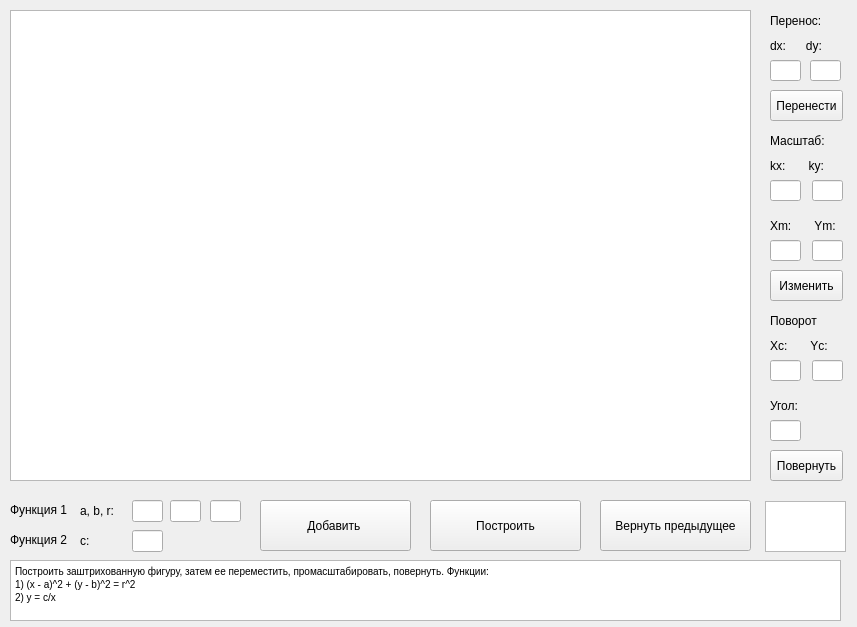
<?xml version="1.0" encoding="UTF-8"?>
<ui version="4.0">
 <class>MainWindow</class>
 <widget class="QMainWindow" name="MainWindow">
  <property name="geometry">
   <rect>
    <x>0</x>
    <y>0</y>
    <width>857</width>
    <height>627</height>
   </rect>
  </property>
  <property name="windowTitle">
   <string>MainWindow</string>
  </property>
  <widget class="QWidget" name="centralwidget">
   <widget class="QTextBrowser" name="textBrowser">
    <property name="geometry">
     <rect>
      <x>10</x>
      <y>560</y>
      <width>831</width>
      <height>61</height>
     </rect>
    </property>
    <property name="html">
     <string>&lt;!DOCTYPE HTML PUBLIC &quot;-//W3C//DTD HTML 4.0//EN&quot; &quot;http://www.w3.org/TR/REC-html40/strict.dtd&quot;&gt;
&lt;html&gt;&lt;head&gt;&lt;meta name=&quot;qrichtext&quot; content=&quot;1&quot; /&gt;&lt;style type=&quot;text/css&quot;&gt;
p, li { white-space: pre-wrap; }
&lt;/style&gt;&lt;/head&gt;&lt;body style=&quot; font-family:'MS Shell Dlg 2'; font-size:7.8pt; font-weight:400; font-style:normal;&quot;&gt;
&lt;p style=&quot; margin-top:0px; margin-bottom:0px; margin-left:0px; margin-right:0px; -qt-block-indent:0; text-indent:0px;&quot;&gt;Построить заштрихованную фигуру, затем ее переместить, промасштабировать, повернуть. Функции: &lt;/p&gt;
&lt;p style=&quot; margin-top:0px; margin-bottom:0px; margin-left:0px; margin-right:0px; -qt-block-indent:0; text-indent:0px;&quot;&gt;1) (x - a)^2 + (y - b)^2 = r^2 &lt;/p&gt;
&lt;p style=&quot; margin-top:0px; margin-bottom:0px; margin-left:0px; margin-right:0px; -qt-block-indent:0; text-indent:0px;&quot;&gt;2) y = c/x&lt;/p&gt;&lt;/body&gt;&lt;/html&gt;</string>
    </property>
   </widget>
   <widget class="QLabel" name="label">
    <property name="geometry">
     <rect>
      <x>10</x>
      <y>500</y>
      <width>71</width>
      <height>20</height>
     </rect>
    </property>
    <property name="text">
     <string>Функция 1</string>
    </property>
   </widget>
   <widget class="QLabel" name="label_2">
    <property name="geometry">
     <rect>
      <x>10</x>
      <y>530</y>
      <width>71</width>
      <height>20</height>
     </rect>
    </property>
    <property name="text">
     <string>Функция 2</string>
    </property>
   </widget>
   <widget class="QLabel" name="label_3">
    <property name="geometry">
     <rect>
      <x>80</x>
      <y>500</y>
      <width>41</width>
      <height>21</height>
     </rect>
    </property>
    <property name="text">
     <string>a, b, r:</string>
    </property>
   </widget>
   <widget class="QLineEdit" name="lineEdit">
    <property name="geometry">
     <rect>
      <x>132</x>
      <y>500</y>
      <width>31</width>
      <height>22</height>
     </rect>
    </property>
   </widget>
   <widget class="QLineEdit" name="lineEdit_2">
    <property name="geometry">
     <rect>
      <x>170</x>
      <y>500</y>
      <width>31</width>
      <height>22</height>
     </rect>
    </property>
   </widget>
   <widget class="QLineEdit" name="lineEdit_3">
    <property name="geometry">
     <rect>
      <x>210</x>
      <y>500</y>
      <width>31</width>
      <height>22</height>
     </rect>
    </property>
   </widget>
   <widget class="QLabel" name="label_4">
    <property name="geometry">
     <rect>
      <x>80</x>
      <y>530</y>
      <width>41</width>
      <height>21</height>
     </rect>
    </property>
    <property name="text">
     <string>c:</string>
    </property>
   </widget>
   <widget class="QLineEdit" name="lineEdit_4">
    <property name="geometry">
     <rect>
      <x>132</x>
      <y>530</y>
      <width>31</width>
      <height>22</height>
     </rect>
    </property>
   </widget>
   <widget class="QPushButton" name="pushButton">
    <property name="geometry">
     <rect>
      <x>260</x>
      <y>500</y>
      <width>151</width>
      <height>51</height>
     </rect>
    </property>
    <property name="text">
     <string>Добавить </string>
    </property>
   </widget>
   <widget class="QPushButton" name="pushButton_2">
    <property name="geometry">
     <rect>
      <x>430</x>
      <y>500</y>
      <width>151</width>
      <height>51</height>
     </rect>
    </property>
    <property name="text">
     <string>Построить</string>
    </property>
   </widget>
   <widget class="QPushButton" name="pushButton_3">
    <property name="geometry">
     <rect>
      <x>600</x>
      <y>500</y>
      <width>151</width>
      <height>51</height>
     </rect>
    </property>
    <property name="text">
     <string>Вернуть предыдущее</string>
    </property>
   </widget>
   <widget class="QLabel" name="label_5">
    <property name="geometry">
     <rect>
      <x>770</x>
      <y>10</y>
      <width>71</width>
      <height>21</height>
     </rect>
    </property>
    <property name="text">
     <string>Перенос:</string>
    </property>
   </widget>
   <widget class="QLineEdit" name="lineEdit_5">
    <property name="geometry">
     <rect>
      <x>770</x>
      <y>60</y>
      <width>31</width>
      <height>21</height>
     </rect>
    </property>
   </widget>
   <widget class="QLineEdit" name="lineEdit_6">
    <property name="geometry">
     <rect>
      <x>810</x>
      <y>60</y>
      <width>31</width>
      <height>21</height>
     </rect>
    </property>
   </widget>
   <widget class="QLabel" name="label_6">
    <property name="geometry">
     <rect>
      <x>770</x>
      <y>30</y>
      <width>71</width>
      <height>31</height>
     </rect>
    </property>
    <property name="text">
     <string>dx:      dy:</string>
    </property>
   </widget>
   <widget class="QPushButton" name="pushButton_4">
    <property name="geometry">
     <rect>
      <x>770</x>
      <y>90</y>
      <width>73</width>
      <height>31</height>
     </rect>
    </property>
    <property name="text">
     <string>Перенести</string>
    </property>
   </widget>
   <widget class="QLabel" name="label_7">
    <property name="geometry">
     <rect>
      <x>770</x>
      <y>130</y>
      <width>71</width>
      <height>21</height>
     </rect>
    </property>
    <property name="text">
     <string>Масштаб:</string>
    </property>
   </widget>
   <widget class="QLineEdit" name="lineEdit_7">
    <property name="geometry">
     <rect>
      <x>770</x>
      <y>180</y>
      <width>31</width>
      <height>21</height>
     </rect>
    </property>
   </widget>
   <widget class="QLabel" name="label_8">
    <property name="geometry">
     <rect>
      <x>770</x>
      <y>150</y>
      <width>71</width>
      <height>31</height>
     </rect>
    </property>
    <property name="text">
     <string>kx:       ky:</string>
    </property>
   </widget>
   <widget class="QLineEdit" name="lineEdit_8">
    <property name="geometry">
     <rect>
      <x>812</x>
      <y>180</y>
      <width>31</width>
      <height>21</height>
     </rect>
    </property>
   </widget>
   <widget class="QLineEdit" name="lineEdit_9">
    <property name="geometry">
     <rect>
      <x>770</x>
      <y>240</y>
      <width>31</width>
      <height>21</height>
     </rect>
    </property>
   </widget>
   <widget class="QLabel" name="label_9">
    <property name="geometry">
     <rect>
      <x>770</x>
      <y>210</y>
      <width>71</width>
      <height>31</height>
     </rect>
    </property>
    <property name="text">
     <string>Xm:       Ym:</string>
    </property>
   </widget>
   <widget class="QLineEdit" name="lineEdit_10">
    <property name="geometry">
     <rect>
      <x>812</x>
      <y>240</y>
      <width>31</width>
      <height>21</height>
     </rect>
    </property>
   </widget>
   <widget class="QLineEdit" name="lineEdit_11">
    <property name="geometry">
     <rect>
      <x>770</x>
      <y>360</y>
      <width>31</width>
      <height>21</height>
     </rect>
    </property>
   </widget>
   <widget class="QLabel" name="label_10">
    <property name="geometry">
     <rect>
      <x>770</x>
      <y>310</y>
      <width>71</width>
      <height>21</height>
     </rect>
    </property>
    <property name="text">
     <string>Поворот</string>
    </property>
   </widget>
   <widget class="QLabel" name="label_11">
    <property name="geometry">
     <rect>
      <x>770</x>
      <y>390</y>
      <width>71</width>
      <height>31</height>
     </rect>
    </property>
    <property name="text">
     <string>Угол:</string>
    </property>
   </widget>
   <widget class="QLabel" name="label_12">
    <property name="geometry">
     <rect>
      <x>770</x>
      <y>330</y>
      <width>71</width>
      <height>31</height>
     </rect>
    </property>
    <property name="text">
     <string>Xc:       Yc:</string>
    </property>
   </widget>
   <widget class="QLineEdit" name="lineEdit_13">
    <property name="geometry">
     <rect>
      <x>812</x>
      <y>360</y>
      <width>31</width>
      <height>21</height>
     </rect>
    </property>
   </widget>
   <widget class="QLineEdit" name="lineEdit_14">
    <property name="geometry">
     <rect>
      <x>770</x>
      <y>420</y>
      <width>31</width>
      <height>21</height>
     </rect>
    </property>
   </widget>
   <widget class="QPushButton" name="pushButton_5">
    <property name="geometry">
     <rect>
      <x>770</x>
      <y>270</y>
      <width>73</width>
      <height>31</height>
     </rect>
    </property>
    <property name="text">
     <string>Изменить</string>
    </property>
   </widget>
   <widget class="QPushButton" name="pushButton_6">
    <property name="geometry">
     <rect>
      <x>770</x>
      <y>450</y>
      <width>73</width>
      <height>31</height>
     </rect>
    </property>
    <property name="text">
     <string>Повернуть</string>
    </property>
   </widget>
   <widget class="QListWidget" name="listWidget">
    <property name="geometry">
     <rect>
      <x>765</x>
      <y>501</y>
      <width>81</width>
      <height>51</height>
     </rect>
    </property>
   </widget>
   <widget class="QGraphicsView" name="graphicsView">
    <property name="geometry">
     <rect>
      <x>10</x>
      <y>10</y>
      <width>741</width>
      <height>471</height>
     </rect>
    </property>
   </widget>
  </widget>
 </widget>
 <tabstops>
  <tabstop>lineEdit_5</tabstop>
  <tabstop>lineEdit_6</tabstop>
  <tabstop>pushButton_4</tabstop>
  <tabstop>lineEdit_7</tabstop>
  <tabstop>lineEdit_8</tabstop>
  <tabstop>lineEdit_9</tabstop>
  <tabstop>lineEdit_10</tabstop>
  <tabstop>pushButton_5</tabstop>
  <tabstop>lineEdit_11</tabstop>
  <tabstop>lineEdit_13</tabstop>
  <tabstop>lineEdit_14</tabstop>
  <tabstop>pushButton_6</tabstop>
  <tabstop>lineEdit</tabstop>
  <tabstop>lineEdit_2</tabstop>
  <tabstop>lineEdit_3</tabstop>
  <tabstop>lineEdit_4</tabstop>
  <tabstop>pushButton</tabstop>
  <tabstop>pushButton_2</tabstop>
  <tabstop>pushButton_3</tabstop>
  <tabstop>listWidget</tabstop>
  <tabstop>textBrowser</tabstop>
 </tabstops>
 <resources/>
 <connections/>
</ui>
